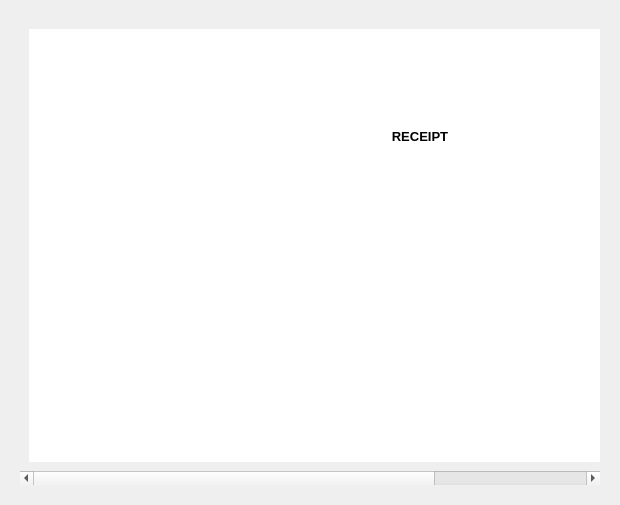
<?xml version="1.0" encoding="UTF-8"?>
<ui version="4.0">
 <class>ReceiptWidget</class>
 <widget class="QWidget" name="ReceiptWidget">
  <property name="geometry">
   <rect>
    <x>0</x>
    <y>0</y>
    <width>620</width>
    <height>505</height>
   </rect>
  </property>
  <property name="windowTitle">
   <string>Form</string>
  </property>
  <property name="styleSheet">
   <string notr="true">QWidget #scrollAreaWidgetContents { border : 3px ridge rgb(160, 160, 160) };</string>
  </property>
  <layout class="QHBoxLayout" name="horizontalLayout">
   <property name="margin">
    <number>20</number>
   </property>
   <item>
    <widget class="QScrollArea" name="scrollArea">
     <property name="frameShape">
      <enum>QFrame::Panel</enum>
     </property>
     <property name="frameShadow">
      <enum>QFrame::Plain</enum>
     </property>
     <property name="lineWidth">
      <number>0</number>
     </property>
     <property name="midLineWidth">
      <number>1</number>
     </property>
     <property name="verticalScrollBarPolicy">
      <enum>Qt::ScrollBarAlwaysOff</enum>
     </property>
     <property name="widgetResizable">
      <bool>true</bool>
     </property>
     <property name="alignment">
      <set>Qt::AlignCenter</set>
     </property>
     <widget class="QWidget" name="scrollAreaWidgetContents">
      <property name="geometry">
       <rect>
        <x>0</x>
        <y>0</y>
        <width>800</width>
        <height>447</height>
       </rect>
      </property>
      <property name="sizePolicy">
       <sizepolicy hsizetype="Fixed" vsizetype="Preferred">
        <horstretch>0</horstretch>
        <verstretch>0</verstretch>
       </sizepolicy>
      </property>
      <property name="minimumSize">
       <size>
        <width>800</width>
        <height>0</height>
       </size>
      </property>
      <property name="styleSheet">
       <string notr="true">QWidget #scrollAreaWidgetContents { background-color: white};</string>
      </property>
      <layout class="QGridLayout" name="gridLayout">
       <item row="0" column="0">
        <widget class="QTextBrowser" name="receiptBrowser">
         <property name="frameShape">
          <enum>QFrame::Panel</enum>
         </property>
         <property name="frameShadow">
          <enum>QFrame::Plain</enum>
         </property>
         <property name="lineWidth">
          <number>0</number>
         </property>
         <property name="midLineWidth">
          <number>1</number>
         </property>
         <property name="verticalScrollBarPolicy">
          <enum>Qt::ScrollBarAsNeeded</enum>
         </property>
         <property name="horizontalScrollBarPolicy">
          <enum>Qt::ScrollBarAlwaysOff</enum>
         </property>
         <property name="html">
          <string>&lt;!DOCTYPE HTML PUBLIC &quot;-//W3C//DTD HTML 4.0//EN&quot; &quot;http://www.w3.org/TR/REC-html40/strict.dtd&quot;&gt;
&lt;html&gt;&lt;head&gt;&lt;meta name=&quot;qrichtext&quot; content=&quot;1&quot; /&gt;&lt;style type=&quot;text/css&quot;&gt;
p, li { white-space: pre-wrap; }
&lt;/style&gt;&lt;/head&gt;&lt;body style=&quot; font-family:'Ubuntu'; font-size:11pt; font-weight:400; font-style:normal;&quot;&gt;
&lt;table border=&quot;0&quot; style=&quot;-qt-table-type: root; margin-top:4px; margin-bottom:4px; margin-left:4px; margin-right:4px;&quot;&gt;
&lt;tr&gt;
&lt;td style=&quot;border: none;&quot;&gt;
&lt;p style=&quot;-qt-paragraph-type:empty; margin-top:0px; margin-bottom:0px; margin-left:0px; margin-right:0px; -qt-block-indent:0; text-indent:0px; font-family:'Sans'; font-size:10pt;&quot;&gt;&lt;/p&gt;
&lt;p style=&quot;-qt-paragraph-type:empty; margin-top:0px; margin-bottom:0px; margin-left:0px; margin-right:0px; -qt-block-indent:0; text-indent:0px; font-family:'Sans'; font-size:10pt;&quot;&gt;&lt;/p&gt;
&lt;p style=&quot;-qt-paragraph-type:empty; margin-top:0px; margin-bottom:0px; margin-left:0px; margin-right:0px; -qt-block-indent:0; text-indent:0px; font-family:'Sans'; font-size:10pt;&quot;&gt;&lt;/p&gt;
&lt;p align=&quot;center&quot; style=&quot;-qt-paragraph-type:empty; margin-top:0px; margin-bottom:0px; margin-left:0px; margin-right:0px; -qt-block-indent:0; text-indent:0px; font-family:'Sans'; font-size:10pt;&quot;&gt;&lt;/p&gt;
&lt;p align=&quot;center&quot; style=&quot; margin-top:18px; margin-bottom:12px; margin-left:0px; margin-right:0px; -qt-block-indent:0; text-indent:0px;&quot;&gt;&lt;span style=&quot; font-family:'Sans'; font-size:10pt; font-weight:600;&quot;&gt;RECEIPT&lt;/span&gt;&lt;/p&gt;&lt;/td&gt;&lt;/tr&gt;&lt;/table&gt;&lt;/body&gt;&lt;/html&gt;</string>
         </property>
        </widget>
       </item>
      </layout>
     </widget>
    </widget>
   </item>
  </layout>
 </widget>
 <tabstops>
  <tabstop>receiptBrowser</tabstop>
  <tabstop>scrollArea</tabstop>
 </tabstops>
 <resources/>
 <connections/>
</ui>
